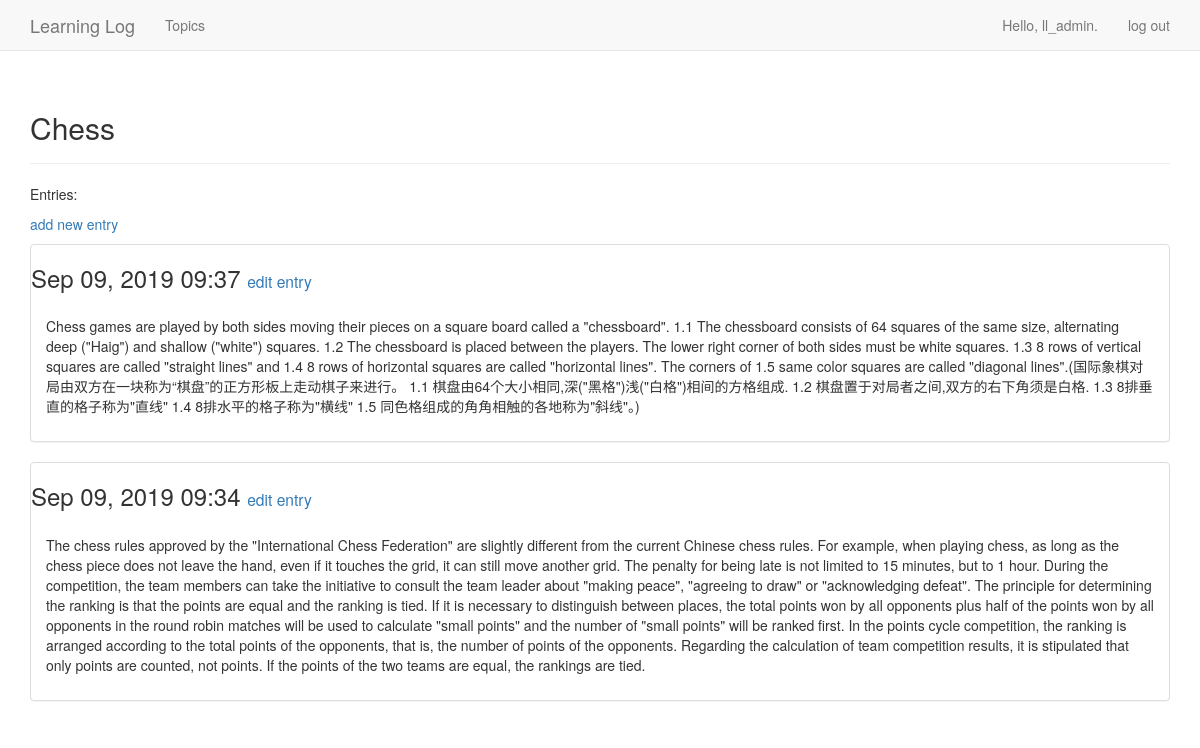
The page /topics/1/ (signed in) on the database its author committed.
### learning_logs/models.py (models this page shows, shortened)
class Topic(models.Model):
    text = models.CharField(max_length=200)  # 字符或文本组成的数据，存储少量文本
    date_added = models.DateTimeField(auto_now_add=True)  # 每次创建时间都更新
    owner = models.ForeignKey(User, on_delete=models.CASCADE)
    def __str__(self):
        return self.text

class Entry(models.Model):
    topic = models.ForeignKey(Topic, on_delete=models.CASCADE)
    text = models.CharField(max_length=8000)
    date_added = models.DateTimeField(auto_now_add=True)
    class Meta:
        verbose_name_plural = 'entries'

### learning_logs/views.py (the view)
# urls.py: path('topics/<int:topic_id>/', views.topic, name='topic'),
@login_required
def topic(request, topic_id):
    topic = Topic.objects.get(id=topic_id)
    check_topic_owner(topic, request)
    entries = topic.entry_set.order_by('-date_added')
    context = {'topic': topic, 'entries': entries}
    return render(request, 'learning_logs/topic.html', context)

### learning_logs/views.py (called while the page is built)
def check_topic_owner(topic, request):
    if topic.owner != request.user:
        raise Http404

### learning_logs/templates/learning_logs/topic.html
{%  extends "learning_logs/base.html" %}
{% block header %}
    <h2>{{ topic }}</h2>
{% endblock header %}
{% block content %}
    <p>Entries:</p>
    <p>
        <a href="{% url 'learning_logs:new_entry' topic.id %}">add new entry</a>
    </p>
    {% for entry in entries %}
        <div class="panel panel-default">
        <div>
            <h3>
                {{ entry.date_added|date:'M d, Y H:i' }}
                <small>
                    <a href="{% url 'learning_logs:edit_entry' entry.id %}">
                        edit entry</a>
                </small>
            </h3>
        </div>
        <div class="panel-body">
            {{ entry.text|linebreaks }}
        </div>
        </div>
    {% empty %}
        There are no entries for this topic yet.
    {% endfor %}
{% endblock content %}

### learning_logs/templates/learning_logs/base.html (shortened to what this page needs)
{% load bootstrap3 %}
<!DOCTYPE html>
<html lang="en">
  <head>
      {% bootstrap_css %}
  </head>
  <body>
    <nav class="navbar navbar-default navbar-static-top">
        <div class="container">
            <div class="navbar-header">
                <a class="navbar-brand" href="{% url 'learning_logs:index' %}">
                    Learning Log</a>
            </div>
            <div id="navbar" class="navbar-collapse collapse">
                <ul class="nav navbar-nav">
                    <li>
                        <a href="{% url 'learning_logs:topics' %}">Topics</a>
                    </li>
                </ul>
                <ul class="nav navbar-nav navbar-right">
                    {% if user.is_authenticated %}
                      <li><a>Hello, {{ user.username }}.</a></li>
                      <li><a href="{% url 'users:logout' %}">log out</a></li>
                    {% else %}
                      <li><a href="{% url 'users:register' %}">register</a></li>
                      <li><a href="{% url 'users:login' %}">log in</a></li>
                    {% endif %}
                </ul>
            </div>
        </div>
    </nav>
    <div class="container">
        <div class="page-header">
        {% block header %} {% endblock header %}
        </div>
        <div>
            {% block content %} {% endblock content %}
        </div>
    </div>
  </body>
</html>

### rows shown on the page
Topic: text "Chess"
Entry: date_added "Sep 09, 2019 09:37", text "Chess games are played by both sides moving their pieces on a square board called a \"chessboard\". 1.1 The chessboard consists of 64 squares of the same size, alternating deep (\"Haig\") and shallow (\"white\") squares. 1.2 The chessboard is placed between the players. The lower right corner of both sides must be white squares. 1.3 8 rows of vertical squares are called \"straight lines\" and 1.4 8 rows of horizontal squares are called \"horizontal lines\". The corners of 1.5 same color squares are called \"diagonal lines\".(国际象棋对局由双方在一块称为“棋盘”的正方形板上走动棋子来进行。 1.1 棋盘由64个大小相同,深(\"黑格\")浅(\"白格\")相间的方格组成. 1.2 棋盘置于对局者之间,双方的右下角须是白格. 1.3 8排垂直的格子称为\"直线\" 1.4 8排水平的格子称为\"横线\" 1.5 同色格组成的角角相触的各地称为\"斜线\"。)"
Entry: date_added "Sep 09, 2019 09:34", text "The chess rules approved by the \"International Chess Federation\" are slightly different from the current Chinese chess rules. For example, when playing chess, as long as the chess piece does not leave the hand, even if it touches the grid, it can still move another grid. The penalty for being late is not limited to 15 minutes, but to 1 hour. During the competition, the team members can take the initiative to consult the team leader about \"making peace\", \"agreeing to draw\" or \"acknowledging defeat\". The principle for determining the ranking is that the points are equal and the ranking is tied. If it is necessary to distinguish between places, the total points won by all opponents plus half…"

### other values the page prints
{{ user.username }} "ll_admin"
